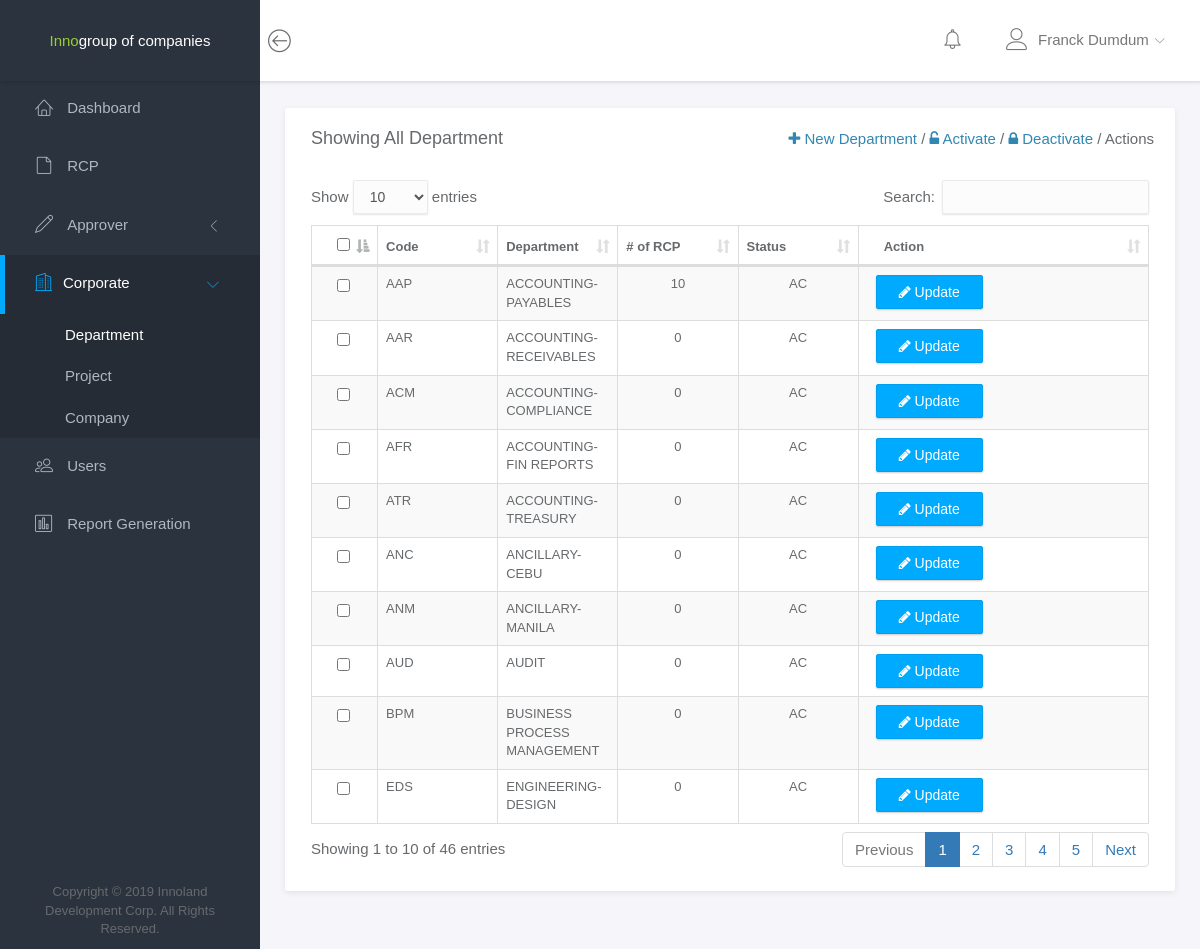
Page /admin/department.php (signed in) on the earlier database version.
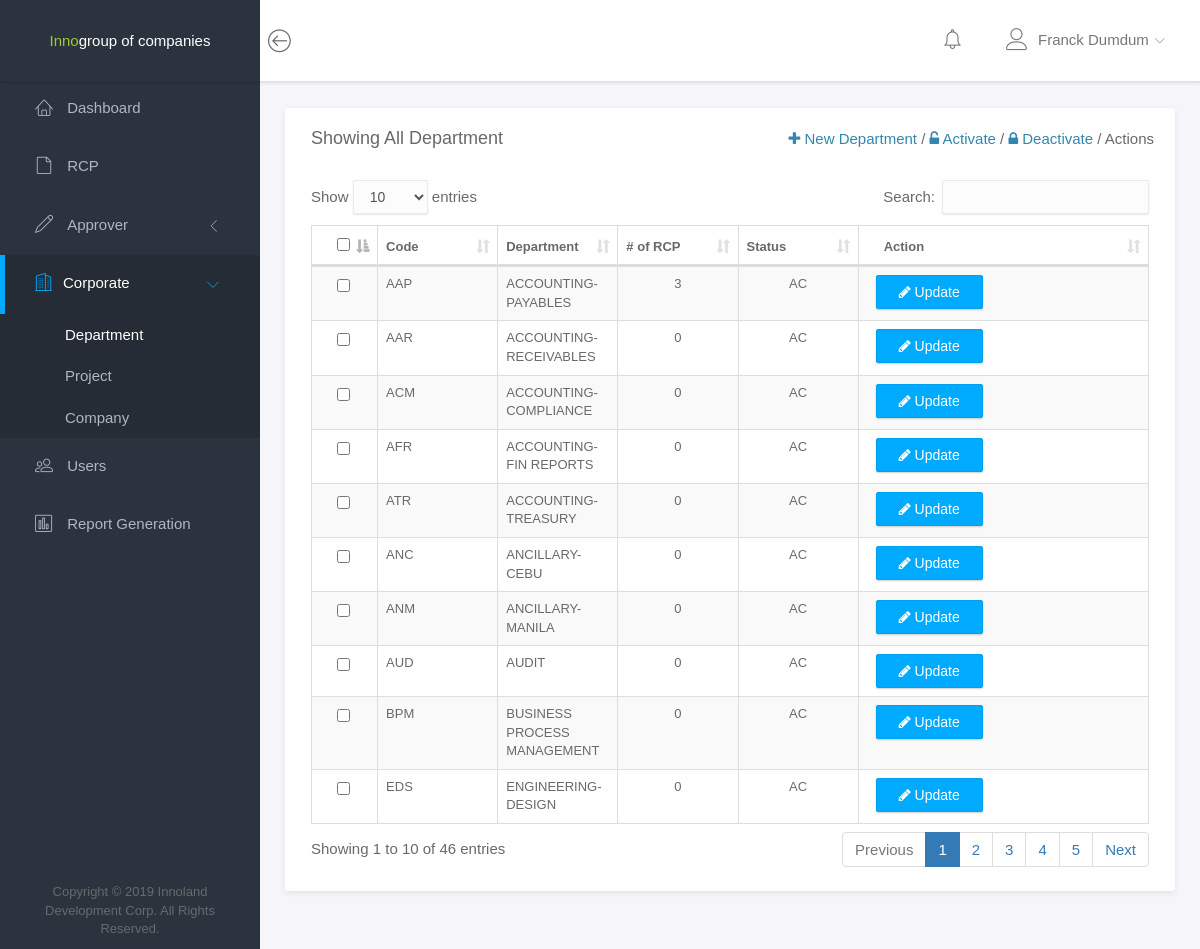
Same page on the later database version.
### tables this page shows
CREATE TABLE `department_file` (
  `dept_id` int(11) NOT NULL,
  `dept_code` varchar(50) NOT NULL,
  `dept_name` varchar(50) NOT NULL,
  `dept_no_of_rcp` int(11) NOT NULL,
  `dept_status` varchar(50) NOT NULL
);

### navbar.php (called while the page is built, shortened)
<?php
  include '../objects/univ/selects_for_all.php';
  $sel2 = new U_Select($db);
?>

### objects/univ/selects_for_all.php (called while the page is built, shortened)
<?php
	class U_Select
	{
		private $conn;
		public function __construct($db){
			$this->conn = $db;
		}
		public function getAllDepartment(){
			$query = "SELECT * FROM department_file, approver_file WHERE approver_dept_code=dept_code AND  dept_status='AC'";
			$this->conn->setAttribute( PDO::ATTR_ERRMODE, PDO:: ERRMODE_WARNING);
			$sel = $this->conn->prepare($query);
			$sel->execute();
			return $sel;
		}
		public function getAllUserType(){
			$query = "SELECT * FROM user_type_file";
			$this->conn->setAttribute( PDO::ATTR_ERRMODE, PDO:: ERRMODE_WARNING);
			$sel = $this->conn->prepare($query);
			$sel->execute();
			return $sel;
		}
		public function getAllCompany(){
			$query = "SELECT * FROM company_file WHERE comp_status='AC'";
			$this->conn->setAttribute( PDO::ATTR_ERRMODE, PDO:: ERRMODE_WARNING);
			$sel = $this->conn->prepare($query);
			$sel->execute();
			return $sel;
		}
		public function getAllPrmyApprover(){
			$query = "SELECT * FROM user_file WHERE user_type='3'";
			$this->conn->setAttribute( PDO::ATTR_ERRMODE, PDO:: ERRMODE_WARNING);
			$sel = $this->conn->prepare($query);
			$sel->execute();
			return $sel;
		}
		public function getAllAltPrmyApprover()
		{
			$query = "SELECT * FROM user_file WHERE user_type='4'";
			$this->conn->setAttribute( PDO::ATTR_ERRMODE, PDO:: ERRMODE_WARNING);
			$sel = $this->conn->prepare($query);
			$sel->execute();
			return $sel;
		}
		public function getAllSecApprover(){
			$query = "SELECT * FROM user_file WHERE user_type='5'";
			$this->conn->setAttribute( PDO::ATTR_ERRMODE, PDO:: ERRMODE_WARNING);
			$sel = $this->conn->prepare($query);
			$sel->execute();
			return $sel;
		}
		public function getAllAltSecApprover(){
			$query = "SELECT * FROM user_file WHERE user_type='6'";
			$this->conn->setAttribute( PDO::ATTR_ERRMODE, PDO:: ERRMODE_WARNING);
			$sel = $this->conn->prepare($query);
			$sel->execute();
			return $sel;
		}
		public function allDepartment(){
			$query = "SELECT * FROM department_file";
			$this->conn->setAttribute( PDO::ATTR_ERRMODE, PDO:: ERRMODE_WARNING);
			$sel = $this->conn->prepare($query);
			$sel->execute();
			return $sel;
		}
		public function allProject(){
			$query = "SELECT * FROM project_file";
			$this->conn->setAttribute( PDO::ATTR_ERRMODE, PDO:: ERRMODE_WARNING);
			$sel = $this->conn->prepare($query);
			$sel->execute();
			return $sel;
		}
		public function allCompany(){
			$query = "SELECT * FROM company_file";
			$this->conn->setAttribute( PDO::ATTR_ERRMODE, PDO:: ERRMODE_WARNING);
			$sel = $this->conn->prepare($query);
			$sel->execute();
			return $sel;
		}
		public function allRequestor(){
			$query = "SELECT * FROM user_file WHERE user_type=2";
			$this->conn->setAttribute( PDO::ATTR_ERRMODE, PDO:: ERRMODE_WARNING);
			$sel = $this->conn->prepare($query);
			$sel->execute();
			return $sel;
		}
		public function getUserDetails(){
			$query = "SELECT * FROM user_file, company_file, department_file, user_type_file, user_account_file WHERE user_file.user_id=? AND user_comp_code=comp_code AND user_dept_code=dept_code AND user_file.user_type=user_type_file.user_id AND user_account_file.user_id=user_file.user_id";
			$this->conn->setAttribute( PDO::ATTR_ERRMODE, PDO:: ERRMODE_WARNING);
			$sel = $this->conn->prepare($query);
			$sel->bindParam(1, $this->user_id);
			$sel->execute();
			return $sel;
		}
		public function getPrmyApprover(){
			$query = "SELECT CONCAT(user_firstname, ' ' ,user_lastname) as name, user_file.user_id, user_comp_code, user_dept_code, user_type_file.user_type, user_file.user_status, comp_name, dept_name FROM user_file, company_file, department_file, user_type_file WHERE comp_code=user_comp_code AND dept_code=user_dept_code AND user_type_file.user_id=user_file.user_type AND user_file.user_type=3";
			$this->conn->setAttribute( PDO::ATTR_ERRMODE, PDO:: ERRMODE_WARNING);
			$sel = $this->conn->prepare($query);
			$sel->execute();
			return $sel;
		}
		public function getAltPrmyApprover(){
			$query = "SELECT CONCAT(user_firstname, ' ' ,user_lastname) as name, user_file.user_id, user_comp_code, user_dept_code, user_type_file.user_type, user_file.user_status, comp_name, dept_name FROM user_file, company_file, department_file, user_type_file WHERE comp_code=user_comp_code AND dept_code=user_dept_code AND user_type_file.user_id=user_file.user_type AND user_file.user_type=4";
			$this->conn->setAttribute( PDO::ATTR_ERRMODE, PDO:: ERRMODE_WARNING);
			$sel = $this->conn->prepare($query);
			$sel->execute();
			return $sel;
		}
		public function getSecApprover(){
			$query = "SELECT CONCAT(user_firstname, ' ' ,user_lastname) as name, user_file.user_id, user_comp_code, user_dept_code, user_type_file.user_type, user_file.user_status, comp_name, dept_name FROM user_file, company_file, department_file, user_type_file WHERE comp_code=user_comp_code AND dept_code=user_dept_code AND user_type_file.user_id=user_file.user_type AND user_file.user_type=5";
			$this->conn->setAttribute( PDO::ATTR_ERRMODE, PDO:: ERRMODE_WARNING);
			$sel = $this->conn->prepare($query);
			$sel->execute();
			return $sel;
		}
		public function getAltSecApprover(){
			$query = "SELECT CONCAT(user_firstname, ' ' ,user_lastname) as name, user_file.user_id, user_comp_code, user_dept_code, user_type_file.user_type, user_file.user_status, comp_name, dept_name FROM user_file, company_file, department_file, user_type_file WHERE comp_code=user_comp_code AND dept_code=user_dept_code AND user_type_file.user_id=user_file.user_type AND user_file.user_type=6";
			$this->conn->setAttribute( PDO::ATTR_ERRMODE, PDO:: ERRMODE_WARNING);
			$sel = $this->conn->prepare($query);
			$sel->execute();
			return $sel;
		}
        public function getNotifications(){
            $query = "SELECT * FROM rcp_file, user_file, user_account_file WHERE user_file.user_id=user_account_file.user_id AND rcp_employee_id=user_file.user_id AND rcp_approver_id=? AND rcp_status='Pending' ORDER BY created_at DESC";
			$this->conn->setAttribute( PDO::ATTR_ERRMODE, PDO:: ERRMODE_WARNING);
			$sel = $this->conn->prepare($query);
			$sel->bindParam(1, $this->rcp_approver_id);
			$sel->execute();
			return $sel;
		}
    }
?>

### admin/department.php (the view, shortened to what the changed rows need)
<!doctype html>
<html lang="en">
	<?php
		include '../header/header.php';
		$con = new connection();
		$db = $con->connect();
	?>
<body>
	<div id="wrapper">
		<?php
			include '../navbar.php';
		?>
		<div class="main">
			<div class="main-content">
				<div class="container-fluid" >
				<div class="row">
						<div class="col-md-12">
						<div class="panel">
								<div class="panel-body">
									<table id="table" class="table table-striped table-bordered" cellspacing="0" style="font-size: 13px;">
								        <thead>
								            <tr>
								                <th class="th-sm" style="width: 10px">
								                    <input type="checkbox" name="" id="check-all">
								                </th>
								                <th class="th-sm">Code</th>
								                <th class="th-sm">Department</th>
								                <th class="th-sm"># of RCP</th>
								                <th class="th-sm">Status</th>
								                <th class="th-sm"style="width: 28%">Action</th>
								            </tr>
								        </thead>
								        <tbody>
							                <?php
							                    $select = $sel2->allDepartment();
							                    while ($row = $select->fetch(PDO::FETCH_ASSOC)) {
							                        echo '
							                            <tr>
							                                <td>
							                                    <input type="checkbox" name="checklist" value="'.$row['dept_id'].'" id="checkbox"
							                                </td>
							                                <td>'.$row['dept_code'].'</td>
							                                <td>'.$row['dept_name'].'</td>
							                                <td class="text-center">'.$row['dept_no_of_rcp'].'</td>
							                                <td class="text-center">'.$row['dept_status'].'</td>
							                                <td>
							                                    <button type="button" class="btn btn-primary dept-details" data-toggle="modal" data-target="#update-dept-details-modal" value="'.$row['dept_code'].'" style="margin-left: -8px"><i class="fa fa-pencil"></i> Update</button>
							                                </td>
							                            </tr>
							                        ';
							                    }
							                ?>
								        </tbody>
								    </table>
								</div>
							</div>
						</div>
					</div>
				</div>
			</div>
		</div>
	</div>
</body>
</html>

Differences in the rows shown:
changed department_file "AAP": dept_no_of_rcp "10" → "3"
